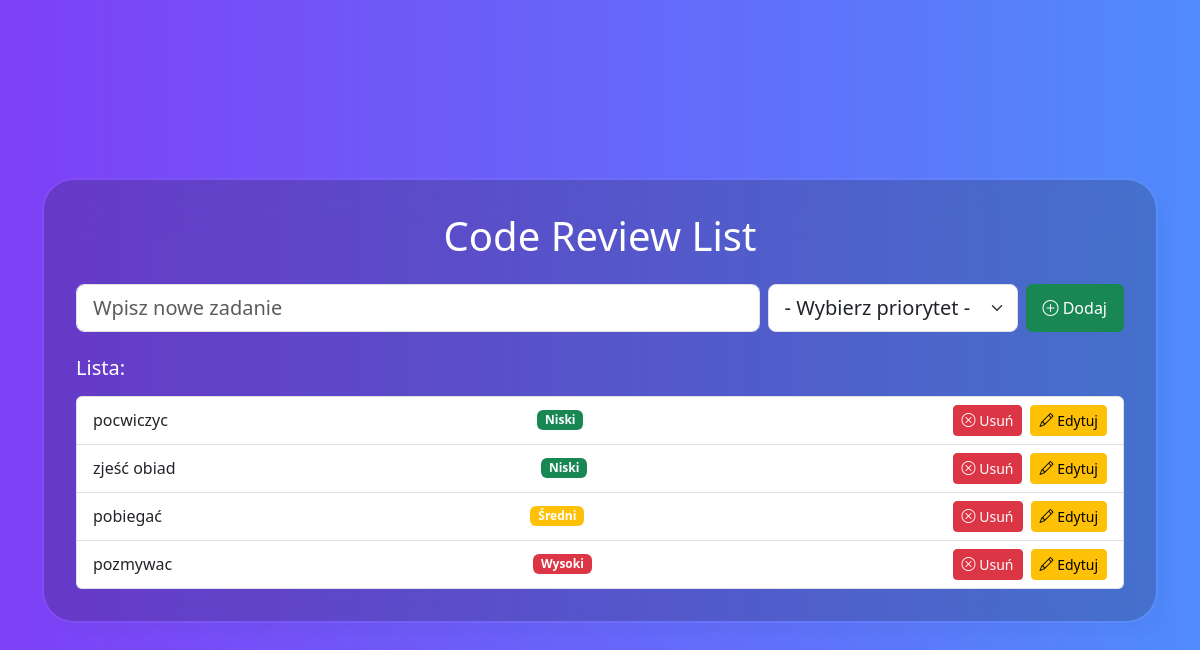
Before: / with the older database file.
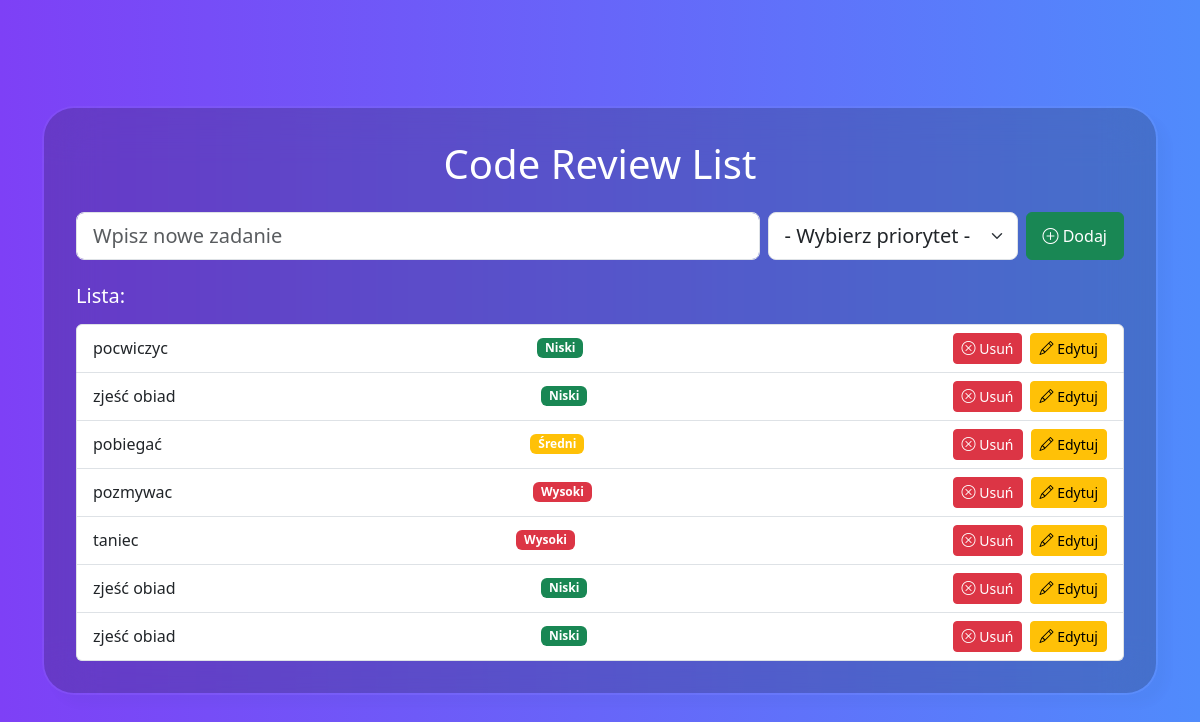
After: the same page with the newer database file.
### app.py (models this page shows, shortened)
class Task(db.Model):
    id = db.Column(db.Integer, primary_key=True)
    name = db.Column(db.String(100), nullable=False)
    priority = db.Column(db.String, nullable=False) #priority column

### app.py (the view, shortened to what this page needs)
@app.route('/', methods=['GET', 'POST'])
def todo():
    error_message = None
    tasks = Task.query.all()
    return render_template('todo.html', tasks=tasks)

### templates/todo.html (shortened to what this page needs)
{% extends 'base.html' %}
{% block content %}
    <h1 class="text-center mb-4">Code Review List</h1>
    <form action="" method="POST" class="d-flex mb-4 gap-2">
        <input type="text" name="task" class="form-control form-control-lg" placeholder="Wpisz nowe zadanie" required>
        <select name="priority" class="form-select form-select-lg" required>
            <option value="" disabled selected>- Wybierz priorytet -</option>
        </select>
        <button type="submit" class="btn btn-success flex-shrink-0 px-3"><i class="bi bi-plus-circle"></i> Dodaj</button>
    </form>
    {% if tasks %}
        <h5 class="mb-3">Lista:</h5>
        <ul class="list-group">
            {% for task in tasks %}
                <li class="list-group-item d-flex justify-content-between align-items-center">
                    <span>{{ task.name }}</span>
                    <span class="badge
                      {% if task.priority == 'low' %} bg-success
                      {% elif task.priority == 'medium' %} bg-warning
                      {% else %} bg-danger
                      {% endif %}">
                        {% if task.priority == 'low' %}
                            Niski
                        {% elif task.priority == 'medium' %}
                             Średni
                        {% else %}
                                Wysoki
                         {% endif %}
                    </span>
                    <div class="d-flex gap-2">
                        <form action="{{ url_for('delete_task', task_id=task.id) }}" method="POST">
                            <button type="submit" class="btn btn-danger btn-sm">
                                <i class="bi bi-x-circle"></i> Usuń
                            </button>
                        </form>
                        <a href="{{ url_for('edit_task', task_id=task.id) }}" class="btn btn-warning btn-sm">
                            <i class="bi bi-pencil"></i> Edytuj
                        </a>
                    </div>
                </li>
            {% endfor %}
        </ul>
   {% else %}
        <p class="text-muted text-center mt-3">Brak aktualnie zadań. Dodaj coś.</p>
    {% endif %}
{% endblock %}

### templates/base.html (shortened to what this page needs)
<!DOCTYPE html>
<html lang="en">
<head>
    <link href="https://cdn.jsdelivr.net/npm/bootstrap@5.3.2/dist/css/bootstrap.min.css" rel="stylesheet">
    <link href="https://cdn.jsdelivr.net/npm/bootstrap-icons/font/bootstrap-icons.css" rel="stylesheet">
    <link rel="stylesheet" href="{{ url_for('static', filename='styles.css') }}">
</head>
<body class="gradient-custom-2">
    <div class="container d-flex justify-content-center">
        <div class="mask-custom">
            {% block content %}{% endblock %}
        </div>
    </div>
</body>
</html>

### static/styles.css (style rules this page uses)
.gradient-custom-2 { background: linear-gradient(to right, rgba(126, 64, 246, 1), rgba(80, 139, 252, 1)); min-height: 100vh; display: flex; justify-content: center; align-items: center; padding: 20px; }
.mask-custom { background: rgba(24, 24, 16, 0.2); border-radius: 2em; backdrop-filter: blur(25px); border: 2px solid rgba(255, 255, 255, 0.05); background-clip: padding-box; box-shadow: 10px 10px 10px rgba(46, 54, 68, 0.03); padding: 2rem; max-width: 100%; width: 100%; box-sizing: border-box; min-width: 300px; color: white; }
.form-select.form-select-lg { max-width: 250px; padding-right: 2.5rem; }

Changed rows visible on the page:
added Task: name "taniec", priority "Wysoki"
added Task: name "zjeść obiad", priority "Niski"
added Task: name "zjeść obiad", priority "Niski"
